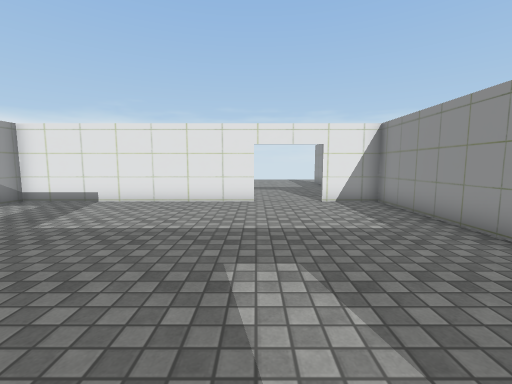
[1] (above)

18 first-person views from a walk through a 3-D level made in the Unity game engine. The camera is 1.3 m above the floor, tilts 6° down and sees 90° across. The floor is counted in squares, 1 m on a side. Each view is taken from the middle of a square. On the plan, view 1 faces up. The plan holds only what a view shows up to about 13 squares ahead; the rest is blank. The place goes on beyond the plan. The player character is not drawn. Door leaves are left out, so doorways stand open. Some surface patterns are stand-ins.

[2]
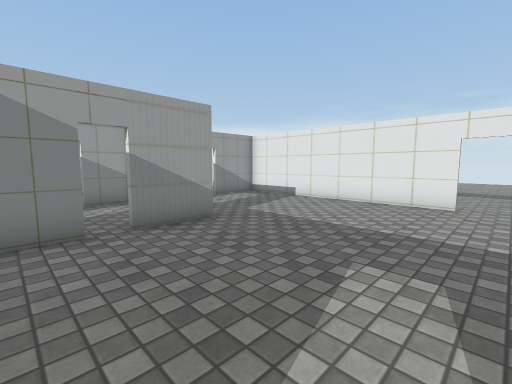

[3]
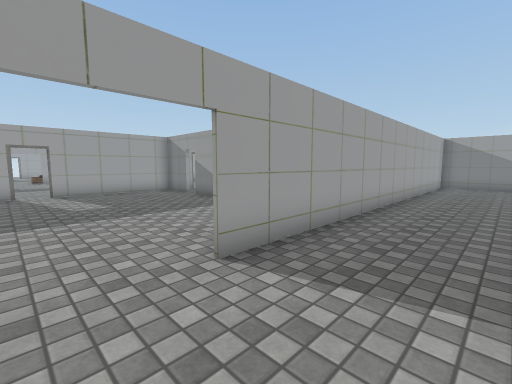

[4]
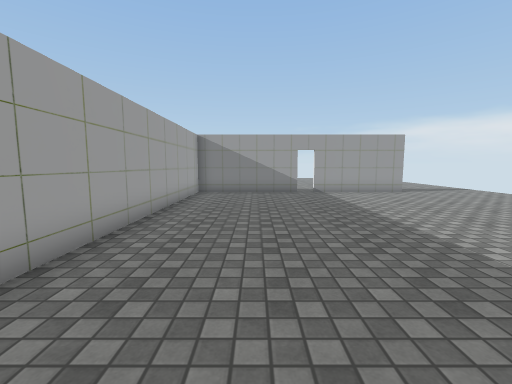

[5]
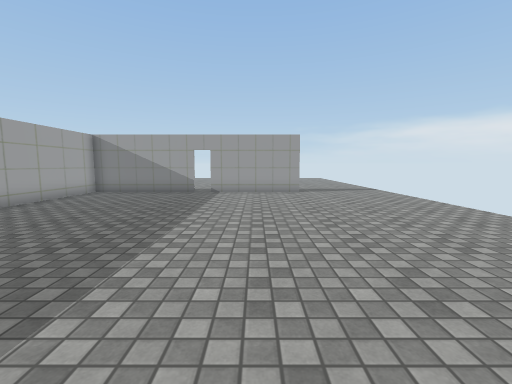

[6]
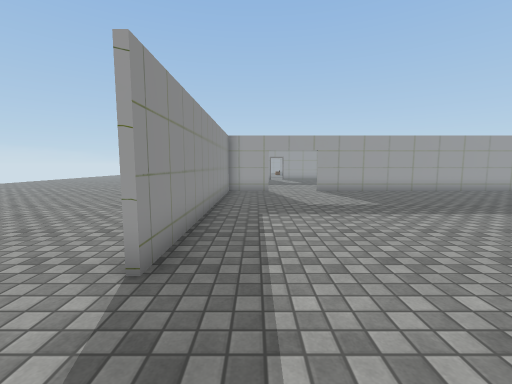

[7]
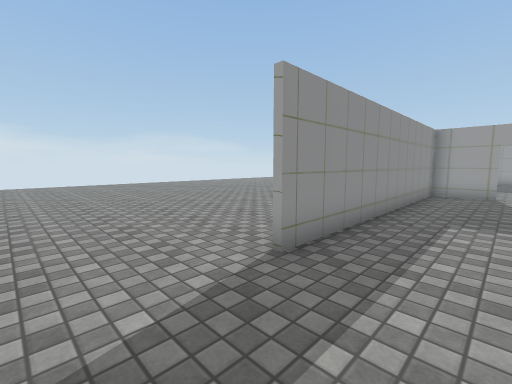

[8]
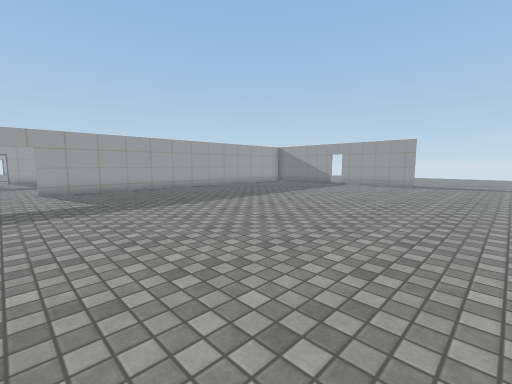

[9]
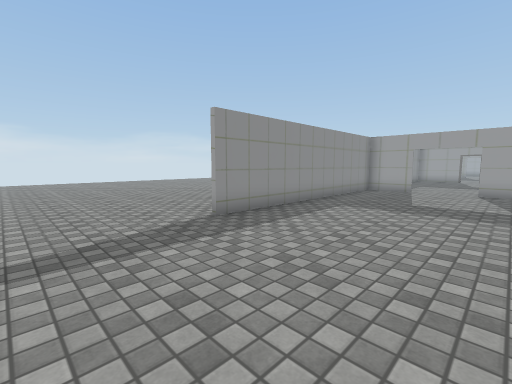

[10]
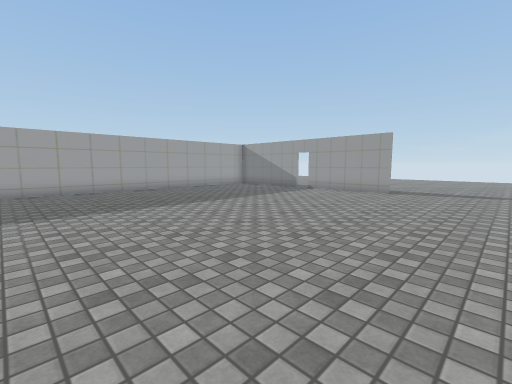

[11]
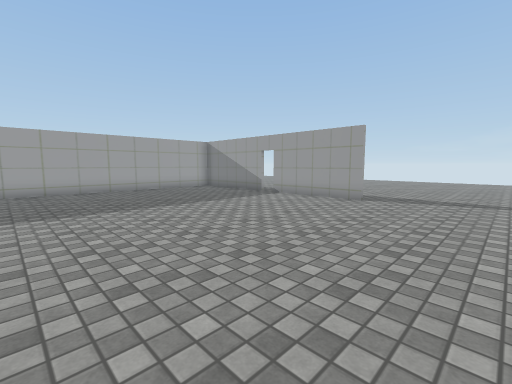

[12]
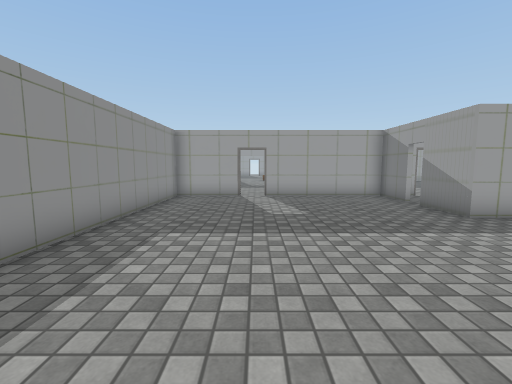

[13]
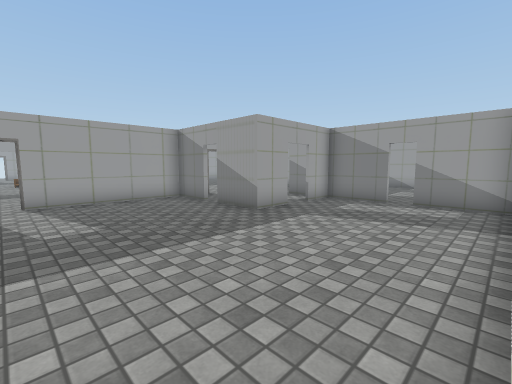

[14]
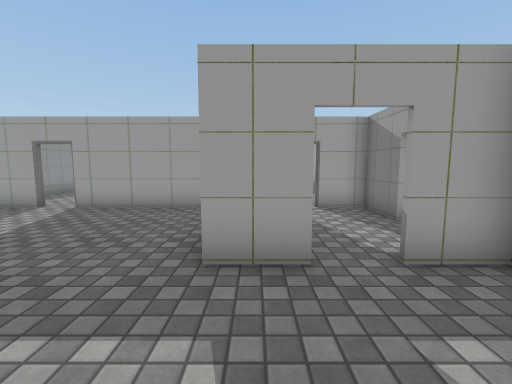

[15]
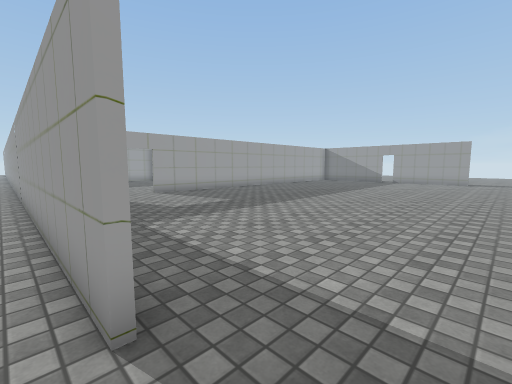

[16]
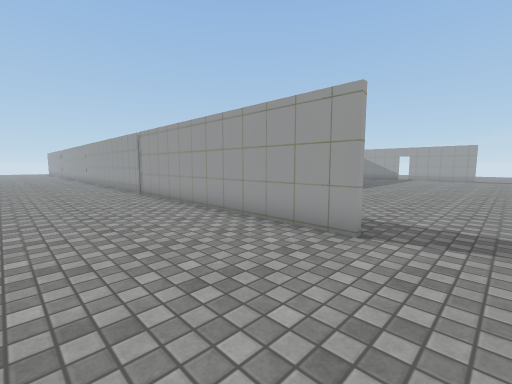

[17]
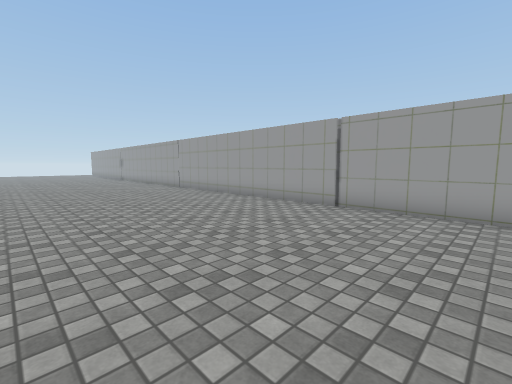

[18]
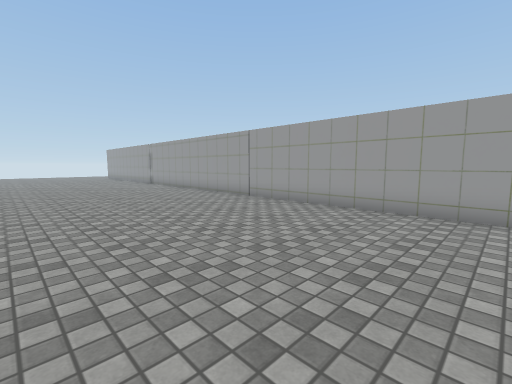

### Floor plan
Points are (right, up) in squares from view 1. A wall is a line through its corners. A room is listed if a view was taken in it or the views show most of it. See-through windows are left out.
Room 1 (views 1, 2, 3, 4, 5, 6, 7, 8, 9, 10, 11, 12, 13, 14, 15, 16, 17, 18)
walls: (2.2, 9.2) (4.4, 9.2); (0, 9.1) (-8.4, 9.1) (-8.4, 6.8); (4.4, 9.1) (2.4, 9.1); (4.5, 19.1) (4.5, -4.1); (-5.8, 3.8) (-4.3, 3.8) (-4.3, 1.8); (-8.4, 6.1) (-8.4, 2.9); (-4.3, 1.1) (-4.3, -0.8) (0.6, -0.8); (-8.4, 3.8) (-6.9, 3.8); (1.6, -0.8) (4.6, -0.8); (4.4, -0.9) (4.4, 19.1); (-15.4, 14.1) (-15.4, 9.2) (0, 9.2); (-15.4, 19.1) (-15.4, 14.8)
ways out: opening at (-16.8, 21.5); open door at (1, -1); gap at (-15, 14.5)

Where each view was taken, in squares from view 1:
view 1: 0 up, 0 right, facing up
view 2: 0 up, 1 right, facing up-left
view 3: 12 up, 2 right, facing down-left
view 4: 12 up, 3 left, facing left
view 5: 17 up, 3 left, facing left
view 6: 22 up, 3 right, facing down
view 7: 22 up, 2 right, facing down-right
view 8: 23 up, 1 right, facing down-left
view 9: 23 up, 1 left, facing down-right
view 10: 23 up, 3 left, facing down-left
view 11: 23 up, 6 left, facing down-left
view 12: 10 up, 1 right, facing down
view 13: 9 up, 1 right, facing down-left
view 14: 7 up, 5 left, facing down
view 15: 21 up, 5 right, facing down-left
view 16: 21 up, 9 right, facing down-left
view 17: 13 up, 12 right, facing down-left
view 18: 7 up, 12 right, facing down-left
